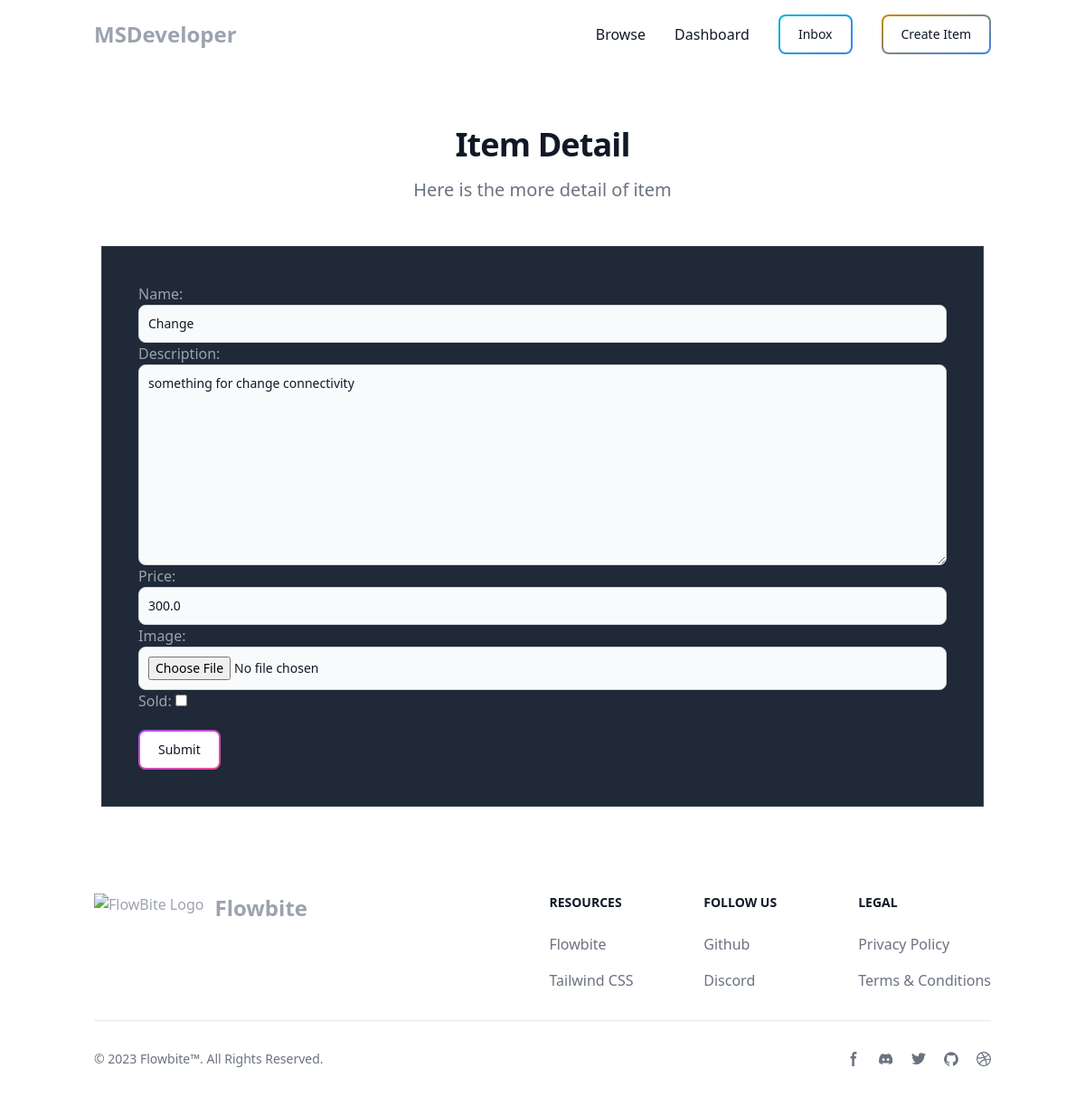
Screenshot of /items/4/edit/ (signed in) with the database file from the repository.
### item/models.py (models this page shows, shortened)
class Item(models.Model):
    category = models.ForeignKey(Category, related_name='items', on_delete=models.CASCADE)
    name = models.CharField(max_length=255)
    description = models.TextField(blank=True, null=True)
    price = models.FloatField()
    sold = models.BooleanField(default=False)
    image = models.ImageField(blank=True, null=True, upload_to='thumbnails/')
    created_at = models.DateTimeField(auto_now_add=True)
    updated_at = models.DateTimeField(auto_now_add=True)
    created_by = models.ForeignKey(User, related_name='items', on_delete=models.CASCADE)
    class Meta:
        ordering = ('name',)

### item/views.py (the view)
# urls.py: path('<int:pk>/edit/', views.edit, name='edit')
@login_required
def edit(request, pk):
    item = get_object_or_404(Item, pk=pk, created_by=request.user)
    if request.method == 'POST':
        form = EditItemForm(request.POST, request.FILES, instance=item)
        if form.is_valid():
            item.save()
            return redirect('item:detail', pk=item.id)
    else:
        form = EditItemForm(instance=item)
    return render(request, 'form.html', {
        'form': form,
        'title': 'Edit Item'
    })

### item/forms.py
class EditItemForm(forms.ModelForm):
    class Meta:
        model = Item
        fields = ('name', 'description', 'price', 'image', 'sold')
        widgets = {
            'name': forms.TextInput(attrs=INPUT_ATTR),
            'description': forms.Textarea(attrs=INPUT_ATTR),
            'price': forms.NumberInput(attrs=INPUT_ATTR),
            'image': forms.FileInput(attrs=INPUT_ATTR),
        }

### item/templates/form.html (shortened to what this page needs)
{% extends 'core/base.html' %}
{% block content %}
    <main class="font-poppins bg-gray-800 border border-gray-700 relative">
            <form action="." method="POST" enctype="multipart/form-data"
                  class="p-10">
                {{ form.as_p }}
                <button type="submit"
                        class="mt-5 relative inline-flex items-center justify-center p-0.5 overflow-hidden text-sm font-medium text-gray-900 rounded-lg group bg-gradient-to-br from-purple-500 to-pink-500 group-hover:from-purple-500 group-hover:to-pink-500 hover:text-white dark:text-white focus:ring-4 focus:outline-none focus:ring-purple-200 dark:focus:ring-purple-800"><span
                        class="relative px-5 py-2.5 transition-all ease-in duration-75 bg-white dark:bg-gray-900 rounded-md group-hover:bg-opacity-0"
                >Submit</span>
                </button>
            </form>
    </main>
{% endblock content %}
{% block header %}
    Item Detail
{% endblock header %}
{% block subtitle %}
    Here is the more detail of item
{% endblock subtitle %}

### rows the page displays
Item: name "Change", description "something for change connectivity", price "300.0"
